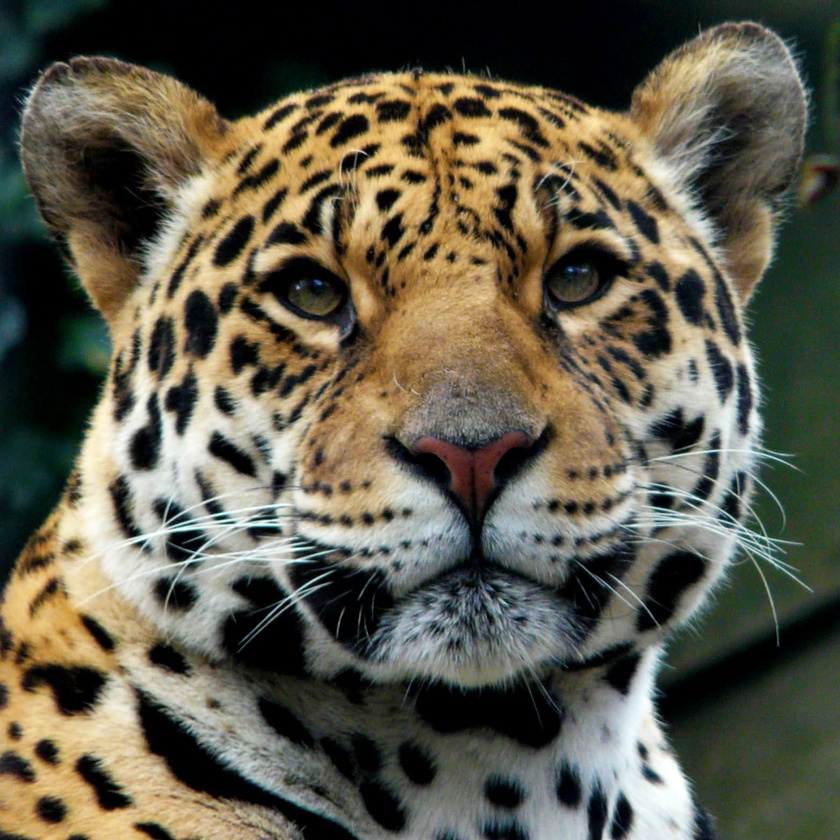
#> input picture images/jaguar.jpg, 840 x 840 px, shrunk from 1564 x 1564 before the run
$ jupyter execute ind.ipynb
#> lines starting #> are read from the running program, lines starting #| are printed output that depends on the picture
[cell 1]
import cv2
import numpy as np
from matplotlib import pyplot as plt

# Оператор Собеля
Вывести градиент изображения используя метод Собеля

Оператор Собеля — это дискретный дифференциальный оператор, вычисляющий приближение градиента яркости изображения.
Оператор вычисляет градиент яркости изображения в каждой точке. Так находится направление наибольшего увеличения яркости и величина её изменения в этом направлении. Результат показывает, насколько «резко» или «плавно» меняется яркость изображения в каждой точке, а значит, вероятность нахождения точки на грани, а также ориентацию границы.

$ F_x = (z_7 + 2z_8 + z_9) - (z_1 + 2z_2 + z_3) $

$ F_y = (z_3 + 2z_6 + z_9) - (z_1 + 2z_4 + z_7)$

[cell 2]
def sobel(img):
    a = 0
    b = 1
    c = 2
    f_x = np.array([[-b, -c, -b],[a, a, a],[b, c, b]])
    f_y = np.array([[-b, a, b],[-c, a, c],[-b, a, b]])
    res = cv2.filter2D(img,-1,f_x) + cv2.filter2D(img,-1,f_y)
    return res


img = cv2.imread('images/jaguar.jpg', cv2.IMREAD_GRAYSCALE)
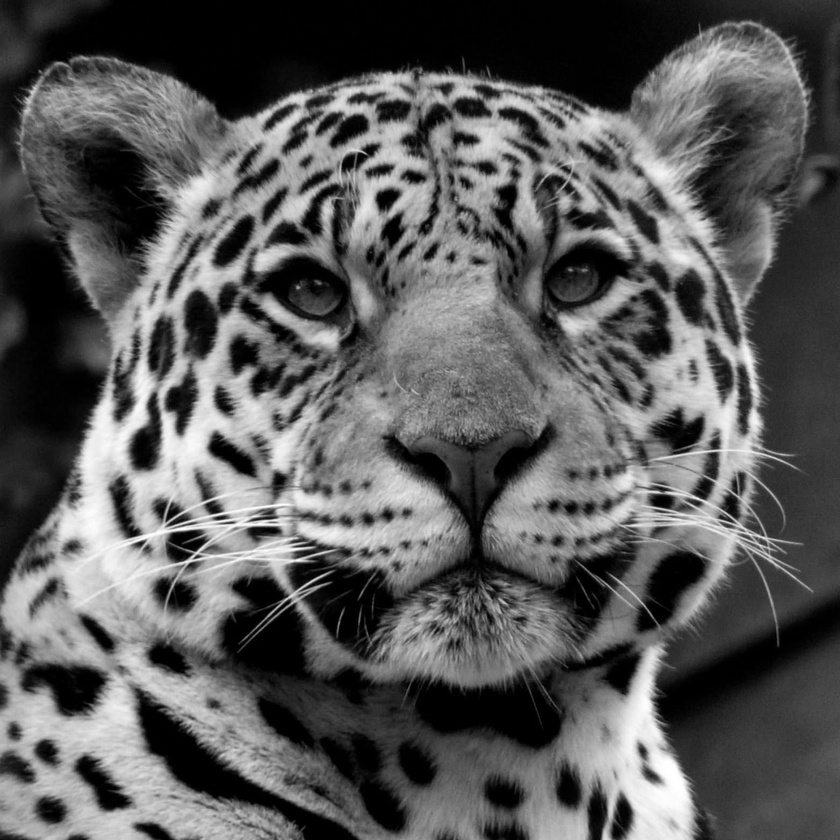
#> img: shape (840, 840); min 0, max 255, mean 90.7
res = sobel(img);
#> in sobel, `res = cv2.filter2D(img,-1,f_x) + cv2.filter2D(img,-1,f_y)`:
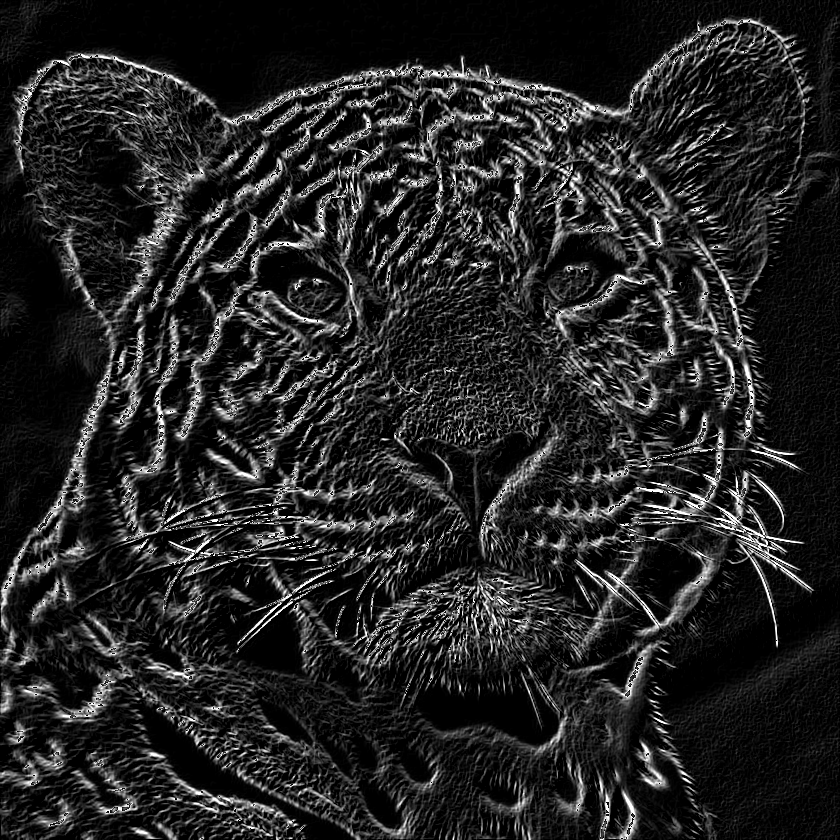
#> res: shape (840, 840); min 0, max 255, mean 37
plt.imshow(res)
plt.axis('off')
